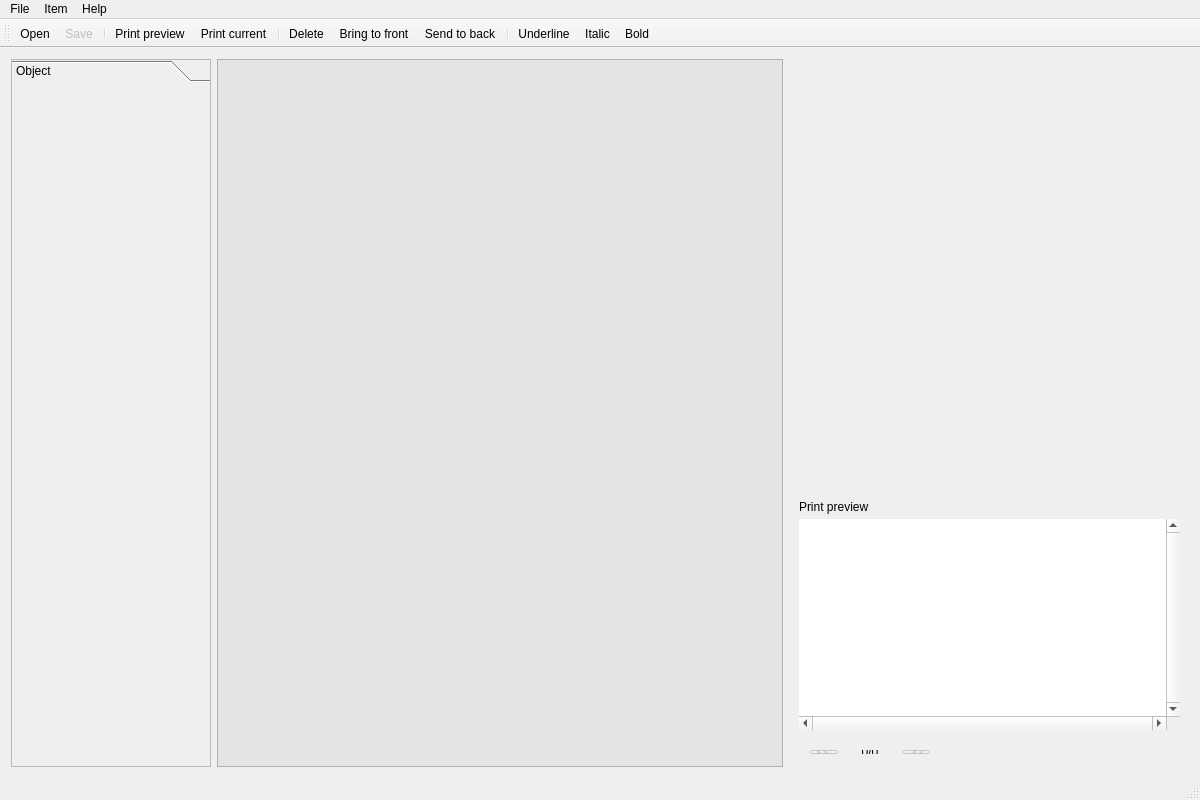
<?xml version="1.0" encoding="UTF-8"?>
<ui version="4.0">
 <class>HoruxDesigner</class>
 <widget class="QMainWindow" name="HoruxDesigner">
  <property name="geometry">
   <rect>
    <x>0</x>
    <y>0</y>
    <width>1200</width>
    <height>800</height>
   </rect>
  </property>
  <property name="windowTitle">
   <string>Horux Card Designer</string>
  </property>
  <widget class="QWidget" name="centralWidget">
   <layout class="QGridLayout" name="gridLayout">
    <item row="0" column="0">
     <widget class="QToolBox" name="toolbox">
      <property name="minimumSize">
       <size>
        <width>200</width>
        <height>0</height>
       </size>
      </property>
      <property name="maximumSize">
       <size>
        <width>200</width>
        <height>16777215</height>
       </size>
      </property>
      <property name="styleSheet">
       <string notr="true"/>
      </property>
      <property name="frameShape">
       <enum>QFrame::StyledPanel</enum>
      </property>
      <property name="currentIndex">
       <number>0</number>
      </property>
      <widget class="QWidget" name="page_2">
       <property name="geometry">
        <rect>
         <x>0</x>
         <y>0</y>
         <width>190</width>
         <height>681</height>
        </rect>
       </property>
       <attribute name="label">
        <string>Object</string>
       </attribute>
       <layout class="QGridLayout" name="gridLayout_3"/>
      </widget>
     </widget>
    </item>
    <item row="0" column="1">
     <widget class="QSplitter" name="splitter">
      <property name="orientation">
       <enum>Qt::Horizontal</enum>
      </property>
      <widget class="QGraphicsView" name="graphicsView">
       <property name="styleSheet">
        <string notr="true">background-color: rgb(228, 228, 228);
background-image: url(:/images/filigrane.png);</string>
       </property>
       <property name="frameShape">
        <enum>QFrame::StyledPanel</enum>
       </property>
       <property name="frameShadow">
        <enum>QFrame::Raised</enum>
       </property>
       <property name="verticalScrollBarPolicy">
        <enum>Qt::ScrollBarAsNeeded</enum>
       </property>
       <property name="horizontalScrollBarPolicy">
        <enum>Qt::ScrollBarAsNeeded</enum>
       </property>
       <property name="alignment">
        <set>Qt::AlignLeading|Qt::AlignLeft|Qt::AlignTop</set>
       </property>
       <property name="renderHints">
        <set>QPainter::Antialiasing|QPainter::TextAntialiasing</set>
       </property>
       <property name="resizeAnchor">
        <enum>QGraphicsView::NoAnchor</enum>
       </property>
      </widget>
     </widget>
    </item>
    <item row="0" column="2">
     <layout class="QVBoxLayout" name="verticalLayout">
      <item>
       <widget class="QWidget" name="widget" native="true">
        <property name="minimumSize">
         <size>
          <width>400</width>
          <height>0</height>
         </size>
        </property>
        <widget class="QWidget" name="widgetPreview" native="true">
         <property name="geometry">
          <rect>
           <x>0</x>
           <y>430</y>
           <width>400</width>
           <height>280</height>
          </rect>
         </property>
         <property name="maximumSize">
          <size>
           <width>16777215</width>
           <height>280</height>
          </size>
         </property>
         <widget class="QLabel" name="label">
          <property name="geometry">
           <rect>
            <x>10</x>
            <y>10</y>
            <width>371</width>
            <height>16</height>
           </rect>
          </property>
          <property name="text">
           <string>Print preview</string>
          </property>
         </widget>
         <widget class="QGraphicsView" name="graphicViewPreview">
          <property name="geometry">
           <rect>
            <x>10</x>
            <y>30</y>
            <width>381</width>
            <height>211</height>
           </rect>
          </property>
          <property name="frameShape">
           <enum>QFrame::NoFrame</enum>
          </property>
          <property name="verticalScrollBarPolicy">
           <enum>Qt::ScrollBarAlwaysOn</enum>
          </property>
          <property name="horizontalScrollBarPolicy">
           <enum>Qt::ScrollBarAlwaysOn</enum>
          </property>
         </widget>
         <widget class="QWidget" name="layoutWidget">
          <property name="geometry">
           <rect>
            <x>10</x>
            <y>250</y>
            <width>142</width>
            <height>26</height>
           </rect>
          </property>
          <layout class="QHBoxLayout" name="horizontalLayout">
           <item>
            <widget class="QToolButton" name="back">
             <property name="enabled">
              <bool>false</bool>
             </property>
             <property name="text">
              <string>&lt;&lt;</string>
             </property>
            </widget>
           </item>
           <item>
            <widget class="QLabel" name="step">
             <property name="text">
              <string>0/0</string>
             </property>
             <property name="alignment">
              <set>Qt::AlignCenter</set>
             </property>
            </widget>
           </item>
           <item>
            <widget class="QToolButton" name="next">
             <property name="enabled">
              <bool>false</bool>
             </property>
             <property name="text">
              <string>&gt;&gt;</string>
             </property>
            </widget>
           </item>
          </layout>
         </widget>
        </widget>
       </widget>
      </item>
     </layout>
    </item>
   </layout>
  </widget>
  <widget class="QMenuBar" name="menuBar">
   <property name="geometry">
    <rect>
     <x>0</x>
     <y>0</y>
     <width>1200</width>
     <height>21</height>
    </rect>
   </property>
   <widget class="QMenu" name="menuFormat">
    <property name="title">
     <string>Item</string>
    </property>
    <addaction name="actionBring_to_front"/>
    <addaction name="actionSend_to_back"/>
   </widget>
   <widget class="QMenu" name="menuHelp">
    <property name="title">
     <string>Help</string>
    </property>
    <addaction name="actionAbout"/>
    <addaction name="actionAbout_Qt"/>
   </widget>
   <widget class="QMenu" name="menuFile">
    <property name="title">
     <string>File</string>
    </property>
    <widget class="QMenu" name="menuRecent_files">
     <property name="title">
      <string>Recent files</string>
     </property>
    </widget>
    <addaction name="actionNew"/>
    <addaction name="actionOpen"/>
    <addaction name="menuRecent_files"/>
    <addaction name="actionSave"/>
    <addaction name="actionSave_as"/>
    <addaction name="separator"/>
    <addaction name="actionDatabase"/>
    <addaction name="separator"/>
    <addaction name="actionPrint_setup"/>
    <addaction name="actionPrint_preview"/>
    <addaction name="actionPrint"/>
    <addaction name="actionPrint_selection"/>
    <addaction name="separator"/>
    <addaction name="actionExit"/>
   </widget>
   <addaction name="menuFile"/>
   <addaction name="menuFormat"/>
   <addaction name="menuHelp"/>
  </widget>
  <widget class="QStatusBar" name="statusBar"/>
  <widget class="QToolBar" name="toolBar">
   <property name="windowTitle">
    <string>toolBar</string>
   </property>
   <attribute name="toolBarArea">
    <enum>TopToolBarArea</enum>
   </attribute>
   <attribute name="toolBarBreak">
    <bool>false</bool>
   </attribute>
   <addaction name="actionOpen"/>
   <addaction name="actionSave"/>
   <addaction name="separator"/>
   <addaction name="actionPrint_preview"/>
   <addaction name="actionPrint"/>
   <addaction name="separator"/>
   <addaction name="actionDelete"/>
   <addaction name="actionBring_to_front"/>
   <addaction name="actionSend_to_back"/>
   <addaction name="separator"/>
   <addaction name="actionUnderline"/>
   <addaction name="actionItalic"/>
   <addaction name="actionBold"/>
  </widget>
  <action name="actionNew">
   <property name="icon">
    <iconset resource="ressource.qrc">
     <normaloff>:/images/filenew.png</normaloff>:/images/filenew.png</iconset>
   </property>
   <property name="text">
    <string>New</string>
   </property>
   <property name="shortcut">
    <string>Ctrl+N</string>
   </property>
  </action>
  <action name="actionOpen">
   <property name="icon">
    <iconset resource="ressource.qrc">
     <normaloff>:/images/fileopen.png</normaloff>:/images/fileopen.png</iconset>
   </property>
   <property name="text">
    <string>Open...</string>
   </property>
   <property name="shortcut">
    <string>Ctrl+O</string>
   </property>
  </action>
  <action name="actionSave">
   <property name="enabled">
    <bool>false</bool>
   </property>
   <property name="icon">
    <iconset resource="ressource.qrc">
     <normaloff>:/images/filesave.png</normaloff>:/images/filesave.png</iconset>
   </property>
   <property name="text">
    <string>Save</string>
   </property>
   <property name="shortcut">
    <string>Ctrl+S</string>
   </property>
  </action>
  <action name="actionSave_as">
   <property name="icon">
    <iconset resource="ressource.qrc">
     <normaloff>:/images/filesaveas.png</normaloff>:/images/filesaveas.png</iconset>
   </property>
   <property name="text">
    <string>Save as...</string>
   </property>
  </action>
  <action name="actionPrint_setup">
   <property name="text">
    <string>Print setup...</string>
   </property>
  </action>
  <action name="actionPrint_preview">
   <property name="icon">
    <iconset resource="ressource.qrc">
     <normaloff>:/images/viewmag.png</normaloff>:/images/viewmag.png</iconset>
   </property>
   <property name="text">
    <string>Print preview...</string>
   </property>
  </action>
  <action name="actionPrint">
   <property name="icon">
    <iconset resource="ressource.qrc">
     <normaloff>:/images/agt_print.png</normaloff>:/images/agt_print.png</iconset>
   </property>
   <property name="text">
    <string>Print current...</string>
   </property>
  </action>
  <action name="actionExit">
   <property name="text">
    <string>Exit</string>
   </property>
  </action>
  <action name="actionUndo">
   <property name="icon">
    <iconset resource="ressource.qrc">
     <normaloff>:/images/undo.png</normaloff>:/images/undo.png</iconset>
   </property>
   <property name="text">
    <string>Undo</string>
   </property>
   <property name="shortcut">
    <string>Ctrl+Z</string>
   </property>
  </action>
  <action name="actionRedo">
   <property name="icon">
    <iconset resource="ressource.qrc">
     <normaloff>:/images/redo.png</normaloff>:/images/redo.png</iconset>
   </property>
   <property name="text">
    <string>Redo</string>
   </property>
   <property name="shortcut">
    <string>Ctrl+Shift+Z</string>
   </property>
  </action>
  <action name="actionCut">
   <property name="text">
    <string>Cut</string>
   </property>
   <property name="shortcut">
    <string>Ctrl+X</string>
   </property>
  </action>
  <action name="actionCopy">
   <property name="text">
    <string>Copy</string>
   </property>
   <property name="shortcut">
    <string>Ctrl+C</string>
   </property>
  </action>
  <action name="actionPaste">
   <property name="text">
    <string>Paste</string>
   </property>
   <property name="shortcut">
    <string>Ctrl+V</string>
   </property>
  </action>
  <action name="actionDelete">
   <property name="icon">
    <iconset resource="ressource.qrc">
     <normaloff>:/images/delete.png</normaloff>:/images/delete.png</iconset>
   </property>
   <property name="text">
    <string>Delete</string>
   </property>
   <property name="shortcut">
    <string>Del</string>
   </property>
  </action>
  <action name="actionZoom">
   <property name="text">
    <string>Zoom...</string>
   </property>
  </action>
  <action name="actionBring_to_front">
   <property name="icon">
    <iconset resource="ressource.qrc">
     <normaloff>:/images/bringtofront.png</normaloff>:/images/bringtofront.png</iconset>
   </property>
   <property name="text">
    <string>Bring to front</string>
   </property>
  </action>
  <action name="actionSend_to_back">
   <property name="icon">
    <iconset resource="ressource.qrc">
     <normaloff>:/images/sendtoback.png</normaloff>:/images/sendtoback.png</iconset>
   </property>
   <property name="text">
    <string>Send to back</string>
   </property>
  </action>
  <action name="actionAbout">
   <property name="text">
    <string>About...</string>
   </property>
  </action>
  <action name="actionUnderline">
   <property name="checkable">
    <bool>true</bool>
   </property>
   <property name="icon">
    <iconset resource="ressource.qrc">
     <normaloff>:/images/underline.png</normaloff>:/images/underline.png</iconset>
   </property>
   <property name="text">
    <string>Underline</string>
   </property>
  </action>
  <action name="actionItalic">
   <property name="checkable">
    <bool>true</bool>
   </property>
   <property name="icon">
    <iconset resource="ressource.qrc">
     <normaloff>:/images/italic.png</normaloff>:/images/italic.png</iconset>
   </property>
   <property name="text">
    <string>Italic</string>
   </property>
  </action>
  <action name="actionBold">
   <property name="checkable">
    <bool>true</bool>
   </property>
   <property name="icon">
    <iconset resource="ressource.qrc">
     <normaloff>:/images/bold.png</normaloff>:/images/bold.png</iconset>
   </property>
   <property name="text">
    <string>Bold</string>
   </property>
   <property name="toolTip">
    <string>Bold</string>
   </property>
  </action>
  <action name="actionDatabase">
   <property name="text">
    <string>Database connection...</string>
   </property>
  </action>
  <action name="actionDassa">
   <property name="text">
    <string>dassa</string>
   </property>
  </action>
  <action name="actionPrint_all_card">
   <property name="text">
    <string>Print all cards...</string>
   </property>
  </action>
  <action name="actionAbout_Qt">
   <property name="text">
    <string>About Qt...</string>
   </property>
  </action>
  <action name="actionPrint_selection">
   <property name="text">
    <string>Print selection...</string>
   </property>
  </action>
 </widget>
 <layoutdefault spacing="6" margin="11"/>
 <resources>
  <include location="ressource.qrc"/>
 </resources>
 <connections/>
</ui>
